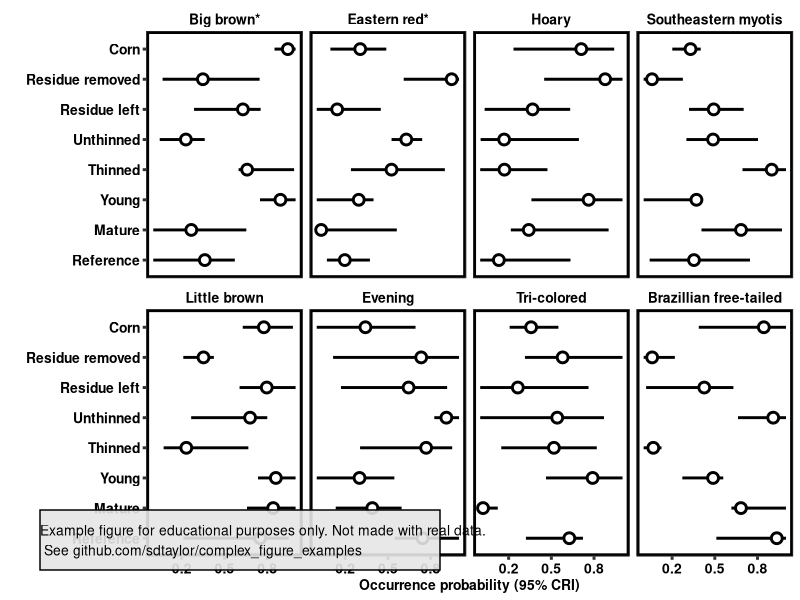
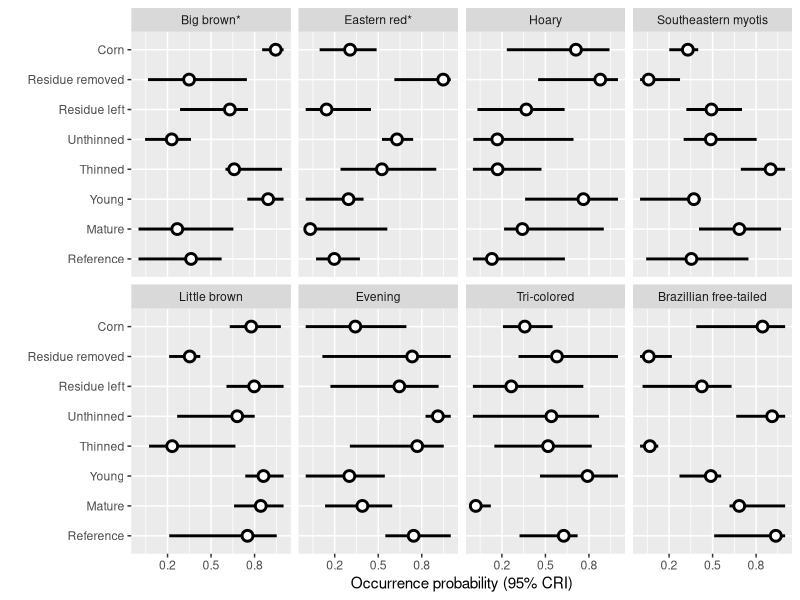

These figures' R source, in order: (Note: this script raises an error after producing the figures.)
library(tidyverse)
library(cowplot) # cowplot is used here just for the disclaimer watermark at the end. Its not needed for the primary figure. 

##################################
# This is a replication of Figure 2 from the following paper
# Ober, H.K., Jones, G.M., Gottlieb, I.G., Johnson, S.A., Smith, L., Brosi, B. and Fletcher, R.J., Jr. (2020), 
# Bat community response to intensification of biomass production 
# for bioenergy across the southeastern USA. Ecol Appl
# https://doi.org/10.1002/eap.2155

# Data used here are simulated, and not meant to replicate the original figure exactly.
##################################
bats = c('Big brown*','Eastern red*','Hoary','Southeastern myotis',
         'Little brown','Evening','Tri-colored','Brazillian free-tailed')

habitats = c('Corn','Residue removed','Residue left','Unthinned','Thinned','Young','Mature','Reference')

all_data = expand_grid(bat = bats, habitat = habitats)

# Simulate some data to get the mean, and upper/lower 95 confidence intervals in the  0-1 bounds
all_data$occurance_prob_mean = runif(nrow(all_data), min=0.01,max=0.95)
all_data$occurance_prob_upper   = pmin(all_data$occurance_prob_mean + rbeta(nrow(all_data), 2,5),1)
all_data$occurance_prob_lower   = pmax(all_data$occurance_prob_mean - rbeta(nrow(all_data), 2,5),0)

##########################################
# Create factors in the data data.frame with the explicit order of the vectors specified above.
# This affects the ordering of the facets (bats) and y-axis (habitat) of the plot.
all_data$bat = factor(all_data$bat, levels = bats, ordered = TRUE)
all_data$habitat = factor(all_data$habitat, levels = habitats, ordered = TRUE)

##########################################
# These lines are all that is needed for the basic figure outline. 
# Everything else is just theme elements. 
primary_figure = ggplot(all_data, aes(y=fct_rev(habitat), x=occurance_prob_mean)) + 
  geom_errorbarh(aes(xmax = occurance_prob_upper, xmin = occurance_prob_lower),size=1, height=0) + # Height here  turns off vertical ends on error bars
  geom_point(size=4, color='black') +    # You could used the shape=1 argument here to get a circle instead of a solid point. But the error bar
  geom_point(size=2, color='white') +  # would be visible through it. Instead draw a small white point on top of a slightly larger black point.
  scale_x_continuous(breaks = c(0.2,0.5,0.8)) + 
  facet_wrap(~bat, nrow=2) +
  labs(x='Occurrence probability (95% CRI)', y='')


final_figure = primary_figure +
  theme_bw(10) +
  theme(strip.background = element_blank(), # Turn off strip background so the bat names "float"
        panel.grid       = element_blank(), # turn off x/y grid lines
        panel.background = element_rect(size=2, color='black'),  # make the border on each subplot bigger
        axis.ticks = element_line(size = 1),
        axis.text = element_text(size=10, face = 'bold', color='black'),
        axis.title = element_text(size=10, face = 'bold', color='black'),
        strip.text = element_text(size=10, face = 'bold', color='black'))
  
#############################################

water_mark = 'Example figure for educational purposes only. Not made with real data.\n See github.com/sdtaylor/complex_figure_examples'

final_figure = ggdraw(final_figure) +
  geom_rect(data=data.frame(xmin=0.05,ymin=0.05), aes(xmin=xmin,ymin=ymin, xmax=xmin+0.5,ymax=ymin+0.1),alpha=0.9, fill='grey90', color='black') + 
  draw_text(water_mark, x=0.05, y=0.1, size=10, hjust = 0)

save_plot('./ober2020/ober2020_final.png',plot = final_figure, base_height = 6.5, base_width = 10)
